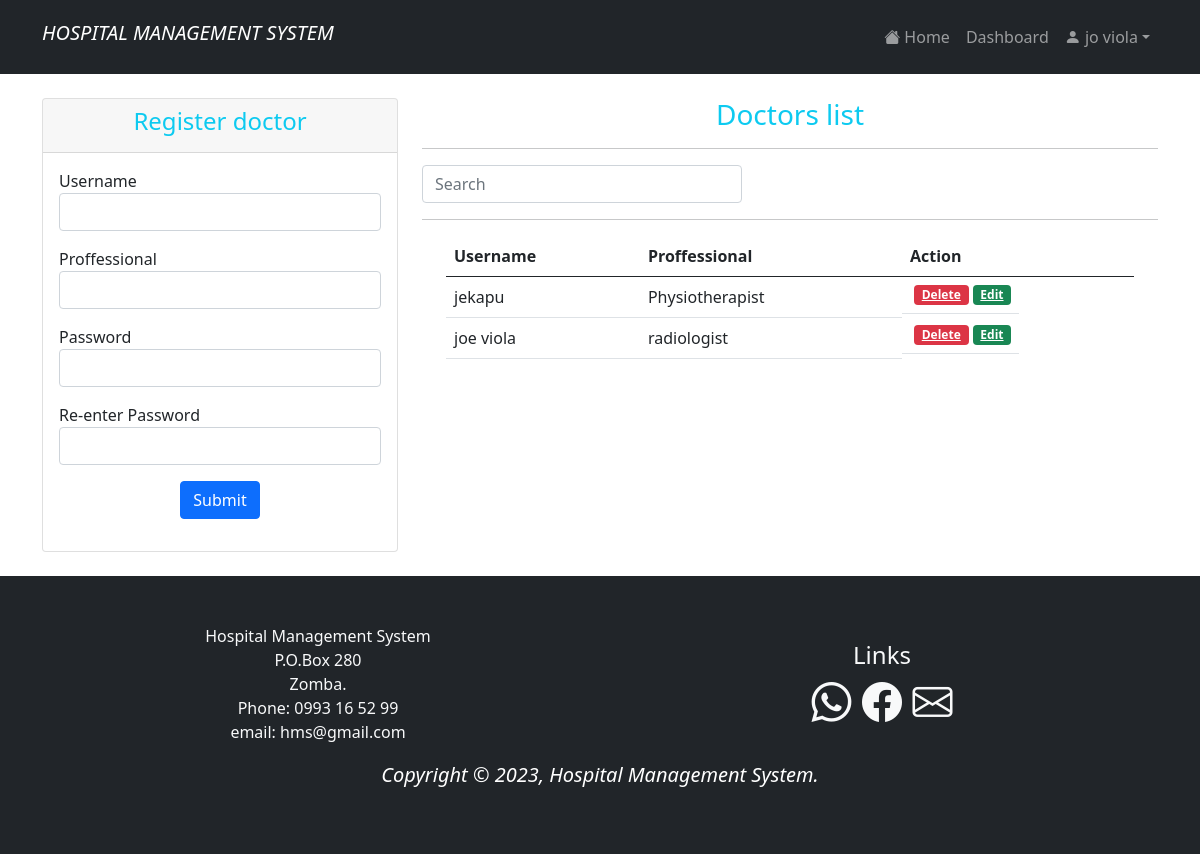
/doctor_reg.php (signed in), run on an earlier commit of the app's database.
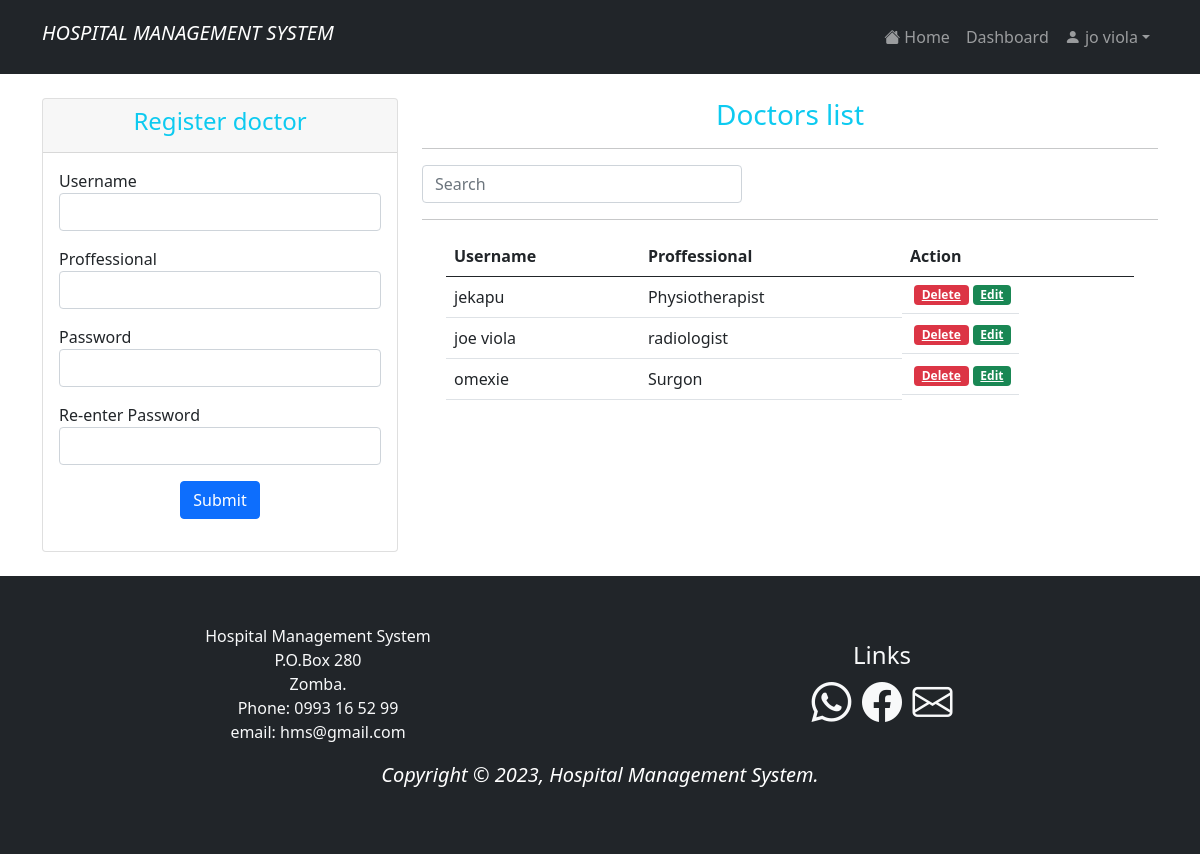
And on a later commit of the database.
### tables this page shows
CREATE TABLE `doctor` (
  `id` int(11) NOT NULL,
  `uname` varchar(100) NOT NULL,
  `prof` varchar(100) NOT NULL,
  `pwd` varchar(100) NOT NULL
);

### doctor_reg.php (the view, shortened to what the changed rows need)
<?php
    include 'doctor_regdb.php';
    if (isset($_SESSION['id']) && isset($_SESSION['uname'])){
?>
<!doctype html>
<html lang="en">
    <head>
        <link rel="stylesheet" href="https://cdn.jsdelivr.net/npm/bootstrap-icons@1.3.0/font/bootstrap-icons.css">
        <link rel="stylesheet" href="style.css"/>
        <link rel="stylesheet" href="bootstrap-5.0.0/css/bootstrap.min.css"/>
    </head>
    <body>
     <?php
            include "anavbar.php";
        ?>
<section class="p-4 bg-white">
        <div class="container">
            <div class="row">
                <div class="col-md-8">
                <?php
                    $sql = "SELECT * FROM doctor ORDER BY id DESC";
                    $result = $mysqli->query($sql);
                ?>
                <div class="container" style="overflow:auto">
                            <table class="table table-hover">
                                <thead>
                                    <tr>
                                        <th>Username</th>
                                        <th>Proffessional</th>
                                        <th>Action</th>
                                    </tr>
                                </thead>
                                <tbody id = "myTable">
                                <?php while($row = $result->fetch_assoc()) { ?>
                                <tr>
                                    <td><?= $row['uname']; ?></td>
                                    <td><?= $row['prof']; ?></td>
                                    <td class="btn-group btn-group-justified">
                                         <a href="doctor_regdb.php?delete=<?php echo $row['id']; ?>" class="badge bg-danger mx-1"
                                         onclick="return confirm('This will be deleted completely?');">Delete</a>
                                        <a href="doctor_reg.php?edit=<?php echo $row['id']; ?>" class="badge bg-success">Edit</a>
                                    </td>
                                </tr>
                            <?php }?>
                            </tbody>
                        </table>
            </div>
         </div>
    </section>
        <?php
            include "footer.php";
        ?>
    </body>
</html>
<?php
    }else {
        header("Location: home.php");
        exit();
    }
?>

What changed in the data, as far as the page shows it:
added doctor: uname "omexie", prof "Surgon"
